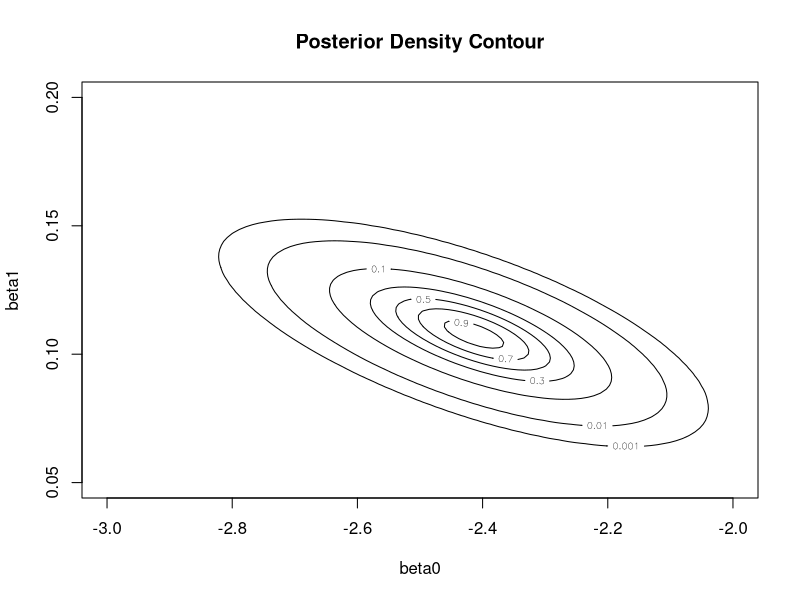

Generate this figure with R:
## ---- chunk 1
df <- read.csv('data/all_coaches.csv')
data_dict <- list(
              N='Name',
              GR='Games Relative',
              WP='Win Loss Percentage',
              PGR='Playoff Games Relative',
              PWP='Playoff Win Percentage',
              CC='Conference Championships',
              C='Championships',
              HOF='Hall of Fame',
              S='Sport')
names(df) <- names(data_dict)
head(df)
## ---- chunk 2
set.seed(7)
train_frac <- 4/5
df_HOF_1 <- df[df$HOF==1,]
df_HOF_0 <- df[df$HOF==0,]
HOF_1_train <- sample(1:nrow(df_HOF_1),floor(nrow(df_HOF_1)*train_frac))
HOF_0_train <- sample(1:nrow(df_HOF_0),floor(nrow(df_HOF_0)*train_frac))
df_train <- rbind(df_HOF_1[HOF_1_train,],df_HOF_0[HOF_0_train,])
df_test <- rbind(df_HOF_1[-HOF_1_train,],df_HOF_0[-HOF_0_train,])
l1 <- sprintf('Train Fraction: %.2f',train_frac)
l2 <- sprintf('Hall of Fame Coaches: %d. (Train %d , Test %d)',
        nrow(df_HOF_1),length(HOF_1_train),nrow(df_HOF_1)-length(HOF_1_train))
l3 <- sprintf('Non Hall of Fame Coaches: %d. (Train %d , Test %d)',
        nrow(df_HOF_0),length(HOF_0_train),nrow(df_HOF_0)-length(HOF_0_train))
l4 <- sprintf('Overall: (Train %d , Test %d)',nrow(df_train),nrow(df_test))
cat(sprintf('%s\n%s\n%s\n%s\n',l1,l2,l3,l4))
## ---- chunk 3
model_1 <- glm(HOF ~ GR, data=df_train, family="binomial")
summary(model_1)
## ---- chunk 4
# constants
n_sims <- 1000
x <- df_train[['GR']]
y <- df_train[['HOF']]
length(x) == length(y)
n <- length(y)
n_mesh <- 100
# compute posterior density on grid
beta0 <- seq(-3,-2,length=n_mesh)
beta1 <- seq(0.05,.2,length=n_mesh)
logl <- function(b0,b1){
  z <- b0+b1*x
  theta <- exp(z)/(1+exp(z))
  d <- sum( y*z+log(1-theta) )
  return(d)}
log_post_dens <- matrix(NA, n_mesh, n_mesh)
for (i in 1:n_mesh){
  for (j in 1:n_mesh){
    log_post_dens[i,j] <- logl(beta0[i],beta1[j])}}
post_dens <- exp(log_post_dens - max(log_post_dens))
# contour plot
contour(beta0, beta1, post_dens, levels=c(.001,.01,.1,.3,.5,.7,.9),
        xlab='beta0', ylab='beta1', main='Posterior Density Contour')
# simulations
beta0_density <- rowSums(post_dens)
beta0_idx <- sample (1:n_mesh, n_sims, replace=T, prob=beta0_density)
b0_sims <- beta0[beta0_idx]
b1_sims <- rep(NA,n_sims)
for (i in 1:n_sims){
  beta1_density_i <- post_dens[beta0_idx[i],]
  b1_sims[i] <- exp(sample(beta1, 1, prob=beta1_density_i))}
# intervals
I_b0 <- quantile(b0_sims,c(0.05,0.95))
I_b1 <- quantile(b1_sims,c(0.05,0.95))
# outputs
cat(sprintf('90%% interval estimate for a: (%.2f,%.2f)\n',I_b0[1],I_b0[2]))
cat(sprintf('90%% interval estimate for b: (%.2f,%.2f)\n',I_b1[1],I_b1[2]))
